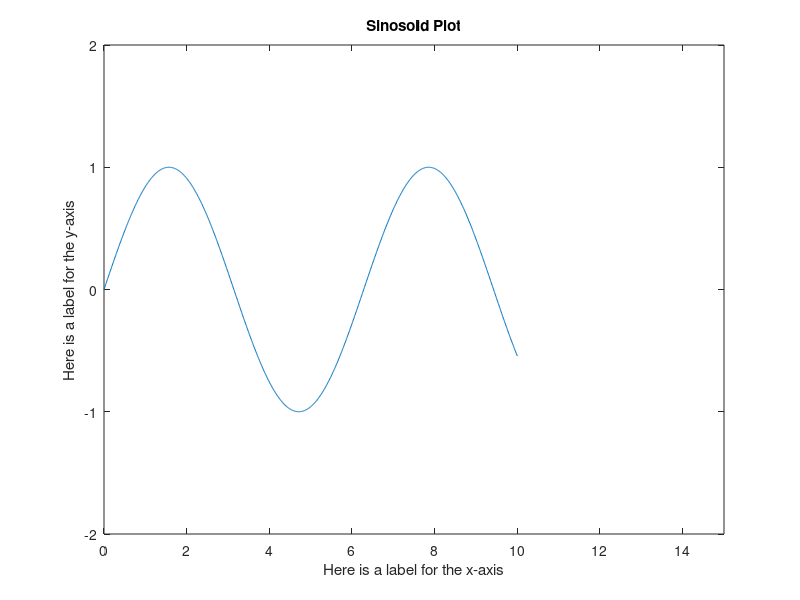

MATLAB code for this plot:
clear;clc;

%
% Create a plot with 1000 points, 
% 2pi radian = 6.28 radian = 360 degree
% 1 radian = 57.29 degree
%
radian = 0 : 0.01 : 10;
y = sin(radian);
%y = y+sin(2*radian);
plot(radian,y);
xlabel('Here is a label for the x-axis');
ylabel('Here is a label for the y-axis');
title('Sinosoid Plot')
axis([0 15  -2 2])  % Set x-axis is 0~15, y-axis is -2~2
